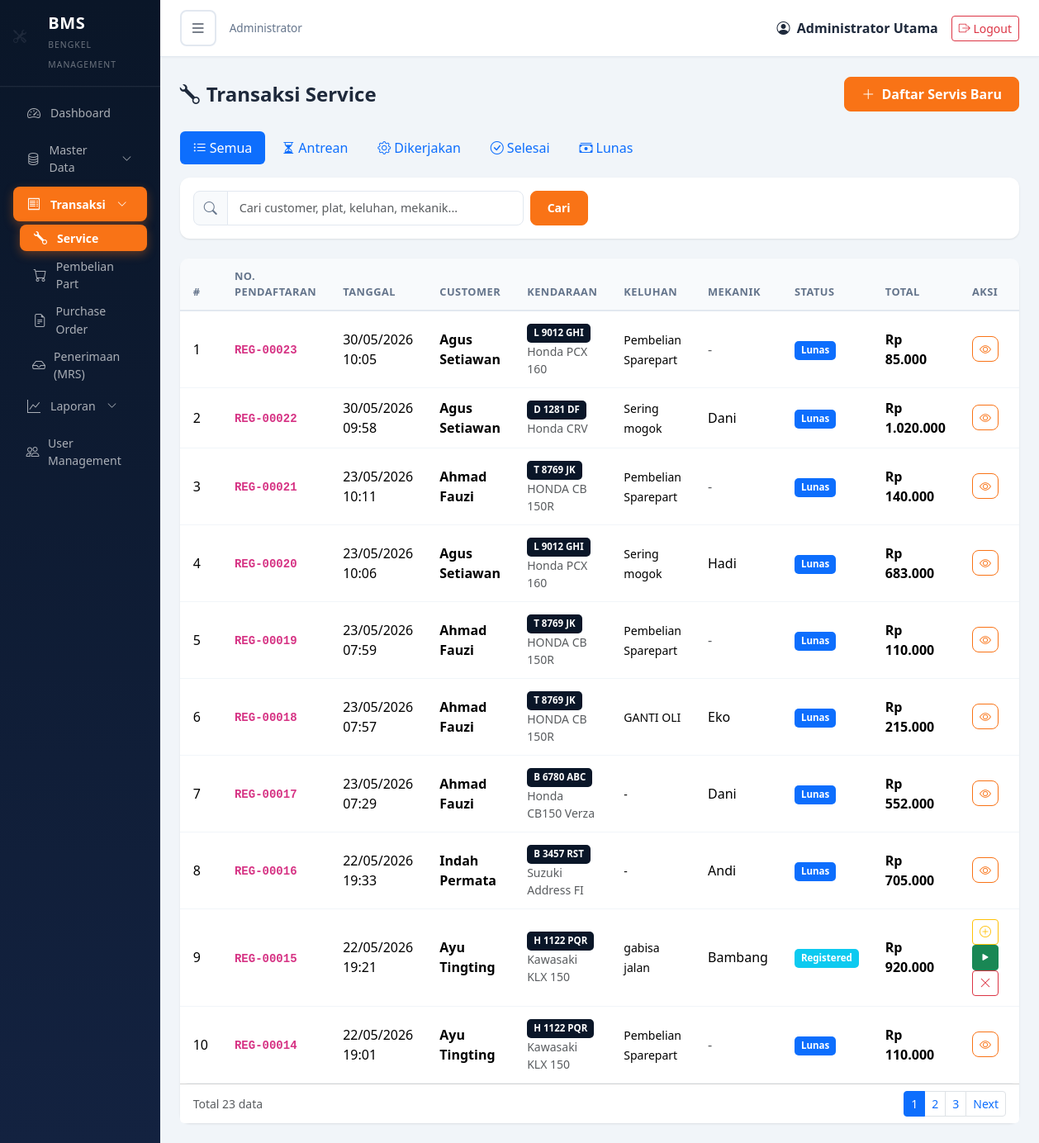
/transaksi/servis_list.php (signed in), run on the app's committed database.
### tables this page shows
CREATE TABLE `transaksi_servis` (
  `trans_id` int NOT NULL,
  `tanggal` datetime DEFAULT NULL,
  `client_id` int DEFAULT NULL,
  `vehicle_id` int DEFAULT NULL,
  `mekanik_id` int DEFAULT NULL,
  `registration_id` int DEFAULT NULL,
  `keluhan` text,
  `status_servis` varchar(50) DEFAULT NULL,
  `total_jasa` double DEFAULT '0',
  `total_sparepart` double DEFAULT '0',
  `grand_total` double DEFAULT '0',
  `bayar` double DEFAULT '0',
  `kembali` double DEFAULT '0',
  `metode_bayar` varchar(50) DEFAULT 'Cash',
  `user_kasir` varchar(50) DEFAULT NULL
);

CREATE TABLE `transaksi_pendaftaran` (
  `registration_id` int NOT NULL,
  `vehicle_id` int NOT NULL,
  `client_id` int NOT NULL,
  `keluhan` text,
  `mekanik_id` int DEFAULT NULL,
  `status` varchar(50) DEFAULT 'Registered',
  `tanggal_daftar` datetime NOT NULL,
  `tanggal_mulai` datetime DEFAULT NULL,
  `catatan` text
);

CREATE TABLE `client` (
  `client_id` int NOT NULL,
  `nama` varchar(100) NOT NULL,
  `alamat` text,
  `telepon` varchar(20) DEFAULT NULL,
  `email` varchar(100) DEFAULT NULL,
  `tanggal_daftar` date DEFAULT NULL
);

CREATE TABLE `vehicle` (
  `vehicle_id` int NOT NULL,
  `client_id` int NOT NULL,
  `no_polisi` varchar(20) NOT NULL,
  `merk` varchar(50) DEFAULT NULL,
  `tipe` varchar(50) DEFAULT NULL,
  `cc` int DEFAULT NULL,
  `tipe_kendaraan` varchar(50) DEFAULT NULL,
  `tahun` int DEFAULT NULL,
  `no_rangka` varchar(50) DEFAULT NULL,
  `no_mesin` varchar(50) DEFAULT NULL
);

CREATE TABLE `mekanik` (
  `mekanik_id` int NOT NULL,
  `nama` varchar(100) NOT NULL,
  `telepon` varchar(20) DEFAULT NULL,
  `spesialis` varchar(100) DEFAULT NULL
);

### transaksi/servis_list.php (the view, shortened to what this page needs)
<?php
require_once __DIR__ . '/../includes/header.php';
$filter = isset($_GET['filter']) ? $_GET['filter'] : 'all';
$search = isset($_GET['search']) ? sanitize($conn, $_GET['search']) : '';
$page   = isset($_GET['page']) ? max(1, (int)$_GET['page']) : 1;
$limit  = 10;
$offset = ($page - 1) * $limit;
$where = "WHERE 1=1";
$countSql = "FROM transaksi_pendaftaran tp
    LEFT JOIN client c ON tp.client_id = c.client_id
    LEFT JOIN vehicle v ON tp.vehicle_id = v.vehicle_id
    LEFT JOIN mekanik m ON tp.mekanik_id = m.mekanik_id
    LEFT JOIN transaksi_servis ts ON tp.registration_id = ts.registration_id
    $where";
$countResult = mysqli_query($conn, "SELECT COUNT(*) as jml $countSql");
$totalData = mysqli_fetch_assoc($countResult)['jml'];
$totalPages = ceil($totalData / $limit);
$sql = "SELECT tp.*, c.nama as nama_client, v.no_polisi, v.merk, v.tipe, m.nama as nama_mekanik,
        ts.trans_id, ts.grand_total, ts.total_sparepart, ts.total_jasa, ts.bayar, ts.status_servis, ts.metode_bayar
    FROM transaksi_pendaftaran tp
    LEFT JOIN client c ON tp.client_id = c.client_id
    LEFT JOIN vehicle v ON tp.vehicle_id = v.vehicle_id
    LEFT JOIN mekanik m ON tp.mekanik_id = m.mekanik_id
    LEFT JOIN transaksi_servis ts ON tp.registration_id = ts.registration_id
    $where
    ORDER BY tp.tanggal_daftar DESC
    LIMIT $limit OFFSET $offset";
$result = mysqli_query($conn, $sql);
$tabs = [
    'all'        => ['label' => 'Semua',        'icon' => 'bi-list-ul'],
    'Registered' => ['label' => 'Antrean',      'icon' => 'bi-hourglass-split'],
    'InProgress' => ['label' => 'Dikerjakan',   'icon' => 'bi-gear'],
    'Completed'  => ['label' => 'Selesai',      'icon' => 'bi-check-circle'],
    'Lunas'      => ['label' => 'Lunas',        'icon' => 'bi-cash-stack'],
];
?>
<div class="page-header">
    <h4><i class="bi bi-wrench me-2"></i>Transaksi Service</h4>
    <a href="/bms/transaksi/tambah_servis.php" class="btn btn-primary">
        <i class="bi bi-plus-lg me-1"></i> Daftar Servis Baru
    </a>
</div>
<ul class="nav nav-pills mb-3 gap-1">
    <?php foreach ($tabs as $key => $tab): ?>
    <li class="nav-item">
        <a class="nav-link <?php echo ($filter == $key) ? 'active' : ''; ?>"
           href="?filter=<?php echo $key; ?>&search=<?php echo urlencode($search); ?>">
            <i class="<?php echo $tab['icon']; ?> me-1"></i><?php echo $tab['label']; ?>
        </a>
    </li>
    <?php endforeach; ?>
</ul>
<div class="card mb-4">
    <div class="card-body py-3">
        <form method="GET" class="d-flex gap-2">
            <div class="input-group" style="max-width:400px;">
                <span class="input-group-text"><i class="bi bi-search"></i></span>
                <input type="text" class="form-control" name="search" placeholder="Cari customer, plat, keluhan, mekanik..." value="<?php echo htmlspecialchars($search); ?>">
            </div>
            <button type="submit" class="btn btn-primary btn-sm">Cari</button>
        </form>
    </div>
</div>
<div class="card">
    <div class="card-body p-0">
        <div class="table-responsive">
            <table class="table table-hover mb-0">
                <thead>
                    <tr>
                        <th width="50">#</th>
                        <th>No. Pendaftaran</th>
                        <th>Tanggal</th>
                        <th>Customer</th>
                        <th>Kendaraan</th>
                        <th>Keluhan</th>
                        <th>Mekanik</th>
                        <th>Status</th>
                        <th>Total</th>
                        <th width="180">Aksi</th>
                    </tr>
                </thead>
                <tbody>
                    <?php if (mysqli_num_rows($result) > 0): ?>
                        <?php $no = $offset + 1; while ($row = mysqli_fetch_assoc($result)): ?>
                        <tr>
                            <td><?php echo $no++; ?></td>
                            <td><code class="fw-bold">REG-<?php echo str_pad($row['registration_id'], 5, '0', STR_PAD_LEFT); ?></code></td>
                            <td><?php echo formatDateTime($row['tanggal_daftar']); ?></td>
                            <td class="fw-semibold"><?php echo htmlspecialchars($row['nama_client']); ?></td>
                            <td>
                                <span class="badge badge-nopol"><?php echo htmlspecialchars($row['no_polisi']); ?></span>
                                <small class="text-muted d-block"><?php echo htmlspecialchars($row['merk'] . ' ' . $row['tipe']); ?></small>
                            </td>
                            <td><small><?php echo htmlspecialchars(mb_strimwidth($row['keluhan'], 0, 40, '...')); ?></small></td>
                            <td><?php echo $row['nama_mekanik'] ? htmlspecialchars($row['nama_mekanik']) : '<span class="text-muted">-</span>'; ?></td>
                            <td>
                                <?php
                                if ($row['status_servis'] == 'Selesai Lunas') {
                                    echo setStatusBadge('Lunas');
                                } else {
                                    echo setStatusBadge($row['status']);
                                }
                                ?>
                            </td>
                            <td class="fw-semibold">
                                <?php if ($row['grand_total'] > 0): ?>
                                    <?php echo formatRupiah($row['grand_total']); ?>
                                <?php elseif ($row['total_sparepart'] > 0): ?>
                                    <small class="text-muted"><?php echo formatRupiah($row['total_sparepart']); ?></small>
                                <?php else: ?>
                                    -
                                <?php endif; ?>
                            </td>
                            <td>
                                <?php if ($row['status'] == 'Registered'): ?>
                                    <button class="btn btn-sm btn-outline-warning me-1" onclick="openTambahPart(<?php echo $row['registration_id']; ?>, <?php echo $row['trans_id']; ?>, 'Registered')" title="Tambah Part">
                                        <i class="bi bi-plus-circle"></i>
                                    </button>
                                    <button class="btn btn-sm btn-success me-1" onclick="openStartModal(<?php echo $row['registration_id']; ?>)" title="Mulai Kerjakan">
                                        <i class="bi bi-play-fill"></i>
                                    </button>
                                    <button class="btn btn-sm btn-outline-danger" onclick="batalPendaftaran(<?php echo $row['registration_id']; ?>)" title="Batalkan">
                                        <i class="bi bi-x-lg"></i>
                                    </button>
                                <?php else: ?>
                                    <a href="/bms/transaksi/detail_servis.php?id=<?php echo $row['registration_id']; ?>" class="btn btn-sm btn-outline-primary" title="Detail">
                                        <i class="bi bi-eye"></i>
                                    </a>
                                <?php endif; ?>
                            </td>
                        </tr>
                        <?php endwhile; ?>
                    <?php endif; ?>
                </tbody>
            </table>
        </div>
    </div>
    <?php if ($totalPages > 1): ?>
    <div class="card-footer bg-white d-flex justify-content-between align-items-center">
        <small class="text-muted">Total <?php echo $totalData; ?> data</small>
        <nav>
            <ul class="pagination pagination-sm mb-0">
                <?php for ($i = max(1, $page-2); $i <= min($totalPages, $page+2); $i++): ?>
                    <li class="page-item <?php echo ($i == $page) ? 'active' : ''; ?>">
                        <a class="page-link" href="?page=<?php echo $i; ?>&filter=<?php echo $filter; ?>&search=<?php echo urlencode($search); ?>"><?php echo $i; ?></a>
                    </li>
                <?php endfor; ?>
                <?php if ($page < $totalPages): ?>
                    <li class="page-item"><a class="page-link" href="?page=<?php echo $page+1; ?>&filter=<?php echo $filter; ?>&search=<?php echo urlencode($search); ?>">Next</a></li>
                <?php endif; ?>
            </ul>
        </nav>
    </div>
    <?php endif; ?>
</div>
<?php require_once __DIR__ . '/../includes/footer.php'; ?>

### includes/functions.php (shortened to what this page needs)
<?php
function formatRupiah($angka) {
    return "Rp " . number_format($angka, 0, ',', '.');
}
function formatDateTime($datetime) {
    return date('d/m/Y H:i', strtotime($datetime));
}
function setStatusBadge($status) {
    $classes = [
        'Registered'        => 'bg-info',
        'Antrean'           => 'bg-info',
        'InProgress'        => 'bg-warning text-dark',
        'Dikerjakan'        => 'bg-warning text-dark',
        'Completed'         => 'bg-success',
        'Selesai'           => 'bg-success',
        'Selesai Lunas'     => 'bg-primary',
        'Lunas'             => 'bg-primary',
        'Menunggu'          => 'bg-secondary',
        'Draft'             => 'bg-secondary',
        'Sent'              => 'bg-info',
        'Partial Received'  => 'bg-warning text-dark',
        'Fully Received'    => 'bg-success',
        'Received'          => 'bg-info',
        'Verified'          => 'bg-success',
        'Cancelled'         => 'bg-danger',
    ];
    $class = isset($classes[$status]) ? $classes[$status] : 'bg-secondary';
    return '<span class="badge ' . $class . '">' . htmlspecialchars($status) . '</span>';
}
?>

### assets/css/style.css (style rules this page uses)
:root { --primary: #ffffff; --secondary: #0a1628; --secondary-light: #132240; --accent: #f97316; --accent-hover: #ea580c; --bg-body: #f1f5f9; --text-dark: #1e293b; --text-muted: #64748b; --sidebar-width: 260px; }
body { background: var(--bg-body); font-family: 'Segoe UI', system-ui, -apple-system, sans-serif; color: var(--text-dark); }
.card { border: none; border-radius: 12px; box-shadow: 0 1px 3px rgba(0,0,0,0.06), 0 1px 2px rgba(0,0,0,0.04); transition: box-shadow 0.2s ease; }
.table { border-radius: 10px; overflow: hidden; }
.table th { background: #f8fafc; font-weight: 700; font-size: 0.8rem; text-transform: uppercase; letter-spacing: 0.5px; color: var(--text-muted); border-bottom: 2px solid #e2e8f0; padding: 12px 16px; }
.table td { padding: 12px 16px; vertical-align: middle; border-bottom: 1px solid #f1f5f9; }
.btn-primary { background: var(--accent); border-color: var(--accent); font-weight: 600; border-radius: 8px; padding: 8px 20px; transition: all 0.2s; }
.btn-outline-primary { color: var(--accent); border-color: var(--accent); border-radius: 8px; font-weight: 600; }
.badge { --bs-badge-padding-x: 8px; --bs-badge-padding-y: 4px; --bs-badge-font-size: 0.72rem; --bs-badge-font-weight: 600; --bs-badge-border-radius: 5px; white-space: nowrap; display: inline-block; line-height: 1.3; }
.badge-nopol { background: #0a1628; color: #fff; }
.form-control, .form-select { border-radius: 8px; border: 1.5px solid #e2e8f0; padding: 9px 14px; font-size: 0.9rem; transition: border-color 0.2s, box-shadow 0.2s; }
.input-group-text { background: #f8fafc; border: 1.5px solid #e2e8f0; border-radius: 8px 0 0 8px; color: var(--text-muted); }
.page-header { display: flex; justify-content: space-between; align-items: center; margin-bottom: 24px; }
.page-header h4 { font-weight: 700; color: var(--text-dark); margin: 0; }

### data on the page
transaksi_servis: registration.registration_id "00023", registration.tanggal_daftar "30/05/2026 10:05", client.nama "Agus Setiawan", vehicle.no_polisi "L 9012 GHI", vehicle.tipe "Honda PCX 160", registration.keluhan "Pembelian Sparepart", grand_total "Rp 85.000"
transaksi_servis: registration.registration_id "00022", registration.tanggal_daftar "30/05/2026 09:58", client.nama "Agus Setiawan", vehicle.no_polisi "D 1281 DF", vehicle.tipe "Honda CRV", registration.keluhan "Sering mogok", mekanik.nama "Dani", grand_total "Rp 1.020.000"
transaksi_servis: registration.registration_id "00021", registration.tanggal_daftar "23/05/2026 10:11", client.nama "Ahmad Fauzi", vehicle.no_polisi "T 8769 JK", vehicle.tipe "HONDA CB 150R", registration.keluhan "Pembelian Sparepart", grand_total "Rp 140.000"
transaksi_servis: registration.registration_id "00020", registration.tanggal_daftar "23/05/2026 10:06", client.nama "Agus Setiawan", vehicle.no_polisi "L 9012 GHI", vehicle.tipe "Honda PCX 160", registration.keluhan "Sering mogok", mekanik.nama "Hadi", grand_total "Rp 683.000"
transaksi_servis: registration.registration_id "00019", registration.tanggal_daftar "23/05/2026 07:59", client.nama "Ahmad Fauzi", vehicle.no_polisi "T 8769 JK", vehicle.tipe "HONDA CB 150R", registration.keluhan "Pembelian Sparepart", grand_total "Rp 110.000"
transaksi_servis: registration.registration_id "00018", registration.tanggal_daftar "23/05/2026 07:57", client.nama "Ahmad Fauzi", vehicle.no_polisi "T 8769 JK", vehicle.tipe "HONDA CB 150R", registration.keluhan "GANTI OLI", mekanik.nama "Eko", grand_total "Rp 215.000"
transaksi_servis: registration.registration_id "00017", registration.tanggal_daftar "23/05/2026 07:29", client.nama "Ahmad Fauzi", vehicle.no_polisi "B 6780 ABC", vehicle.tipe "Honda CB150 Verza", registration.keluhan "-", mekanik.nama "Dani", grand_total "Rp 552.000"
transaksi_servis: registration.registration_id "00016", registration.tanggal_daftar "22/05/2026 19:33", client.nama "Indah Permata", vehicle.no_polisi "B 3457 RST", vehicle.tipe "Suzuki Address FI", registration.keluhan "-", mekanik.nama "Andi", grand_total "Rp 705.000"
transaksi_servis: registration.registration_id "00015", registration.tanggal_daftar "22/05/2026 19:21", client.nama "Ayu Tingting", vehicle.no_polisi "H 1122 PQR", vehicle.tipe "Kawasaki KLX 150", registration.keluhan "gabisa jalan", mekanik.nama "Bambang", registration.status "Registered", grand_total "Rp 920.000"
transaksi_servis: registration.registration_id "00014", registration.tanggal_daftar "22/05/2026 19:01", client.nama "Ayu Tingting", vehicle.no_polisi "H 1122 PQR", vehicle.tipe "Kawasaki KLX 150", registration.keluhan "Pembelian Sparepart", grand_total "Rp 110.000"

### other printed values
getRoleName($_SESSION['role']) "Administrator"
$_SESSION['nama_lengkap'] "Administrator Utama"
$tab['label'] "Semua"
$tab['label'] "Antrean"
$tab['label'] "Dikerjakan"
$tab['label'] "Selesai"
$tab['label'] "Lunas"
$totalData "23"
